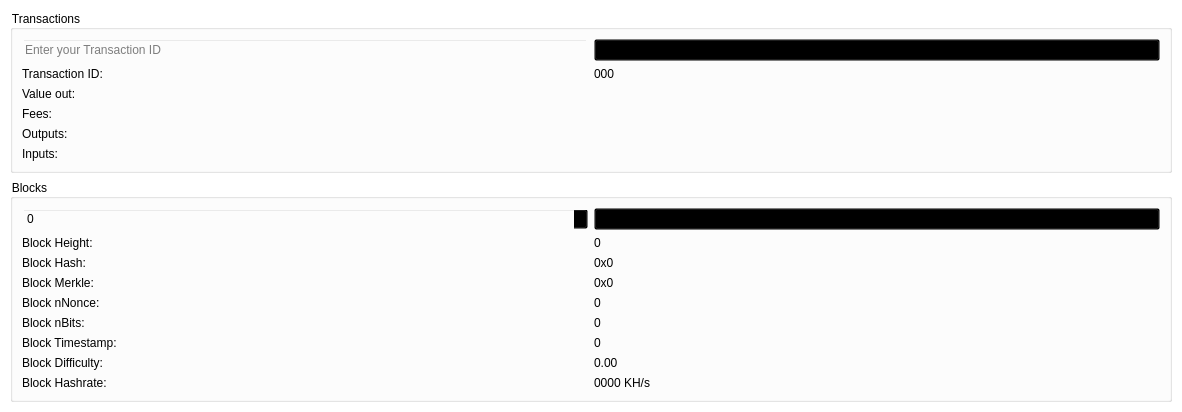
            <widget class="QWidget" name="scrollAreaWidgetContents_7">
             <property name="geometry">
              <rect>
               <x>0</x>
               <y>0</y>
               <width>1182</width>
               <height>412</height>
              </rect>
             </property>
             <property name="styleSheet">
              <string notr="true">background:transparent;</string>
             </property>
             <layout class="QGridLayout" name="gridLayout_18">
              <property name="leftMargin">
               <number>0</number>
              </property>
              <property name="topMargin">
               <number>0</number>
              </property>
              <property name="rightMargin">
               <number>0</number>
              </property>
              <property name="bottomMargin">
               <number>0</number>
              </property>
              <property name="verticalSpacing">
               <number>6</number>
              </property>
              <item row="0" column="1">
               <widget class="QFrame" name="frame">
                <property name="frameShape">
                 <enum>QFrame::StyledPanel</enum>
                </property>
                <property name="frameShadow">
                 <enum>QFrame::Raised</enum>
                </property>
                <layout class="QGridLayout" name="gridLayout_2">
                 <item row="0" column="0">
                  <layout class="QGridLayout" name="gridLayout_31">
                   <item row="2" column="0">
                    <widget class="QGroupBox" name="groupBox_5">
                     <property name="title">
                      <string>Blocks</string>
                     </property>
                     <layout class="QGridLayout" name="gridLayout_35">
                      <item row="0" column="0">
                       <layout class="QGridLayout" name="gridLayout_33">
                        <item row="0" column="0">
                         <layout class="QHBoxLayout" name="horizontalLayout">
                          <item>
                           <widget class="QSpinBox" name="heightBox_2">
                            <property name="sizePolicy">
                             <sizepolicy hsizetype="Preferred" vsizetype="Fixed">
                              <horstretch>0</horstretch>
                              <verstretch>0</verstretch>
                             </sizepolicy>
                            </property>
                            <property name="maximum">
                             <number>99999999</number>
                            </property>
                           </widget>
                          </item>
                          <item>
                           <widget class="QPushButton" name="blockButton_2">
                            <property name="sizePolicy">
                             <sizepolicy hsizetype="Preferred" vsizetype="Fixed">
                              <horstretch>0</horstretch>
                              <verstretch>0</verstretch>
                             </sizepolicy>
                            </property>
                            <property name="minimumSize">
                             <size>
                              <width>0</width>
                              <height>0</height>
                             </size>
                            </property>
                            <property name="maximumSize">
                             <size>
                              <width>16777215</width>
                              <height>16777215</height>
                             </size>
                            </property>
                            <property name="font">
                             <font>
                              <weight>75</weight>
                              <bold>true</bold>
                             </font>
                            </property>
                            <property name="text">
                             <string>Search</string>
                            </property>
                            <property name="autoDefault">
                             <bool>true</bool>
                            </property>
                            <property name="flat">
                             <bool>false</bool>
                            </property>
                           </widget>
                          </item>
                         </layout>
                        </item>
                        <item row="1" column="0">
                         <layout class="QGridLayout" name="gridLayout_28">
                          <item row="1" column="0">
                           <widget class="QLabel" name="hashLabel_2">
                            <property name="text">
                             <string>&lt;html&gt;&lt;head/&gt;&lt;body&gt;&lt;p&gt;&lt;span&gt;Block Hash:&lt;/span&gt;&lt;/p&gt;&lt;/body&gt;&lt;/html&gt;</string>
                            </property>
                           </widget>
                          </item>
                          <item row="3" column="1">
                           <widget class="QLabel" name="nonceBox_2">
                            <property name="cursor">
                             <cursorShape>IBeamCursor</cursorShape>
                            </property>
                            <property name="text">
                             <string>&lt;html&gt;&lt;head/&gt;&lt;body&gt;&lt;p&gt;&lt;span&gt;0&lt;/span&gt;&lt;/p&gt;&lt;/body&gt;&lt;/html&gt;</string>
                            </property>
                            <property name="textInteractionFlags">
                             <set>Qt::TextSelectableByKeyboard|Qt::TextSelectableByMouse</set>
                            </property>
                           </widget>
                          </item>
                          <item row="4" column="0">
                           <widget class="QLabel" name="bitsLabel_2">
                            <property name="text">
                             <string>&lt;html&gt;&lt;head/&gt;&lt;body&gt;&lt;p&gt;&lt;span&gt;Block nBits:&lt;/span&gt;&lt;/p&gt;&lt;/body&gt;&lt;/html&gt;</string>
                            </property>
                           </widget>
                          </item>
                          <item row="7" column="1">
                           <widget class="QLabel" name="pawBox_2">
                            <property name="cursor">
                             <cursorShape>IBeamCursor</cursorShape>
                            </property>
                            <property name="text">
                             <string>&lt;html&gt;&lt;head/&gt;&lt;body&gt;&lt;p&gt;&lt;span&gt;0000 KH/s&lt;/span&gt;&lt;/p&gt;&lt;/body&gt;&lt;/html&gt;</string>
                            </property>
                            <property name="textInteractionFlags">
                             <set>Qt::TextSelectableByKeyboard|Qt::TextSelectableByMouse</set>
                            </property>
                           </widget>
                          </item>
                          <item row="3" column="0">
                           <widget class="QLabel" name="nonceLabel_2">
                            <property name="text">
                             <string>&lt;html&gt;&lt;head/&gt;&lt;body&gt;&lt;p&gt;&lt;span&gt;Block nNonce:&lt;/span&gt;&lt;/p&gt;&lt;/body&gt;&lt;/html&gt;</string>
                            </property>
                           </widget>
                          </item>
                          <item row="6" column="1">
                           <widget class="QLabel" name="hardBox_2">
                            <property name="cursor">
                             <cursorShape>IBeamCursor</cursorShape>
                            </property>
                            <property name="text">
                             <string>&lt;html&gt;&lt;head/&gt;&lt;body&gt;&lt;p&gt;&lt;span&gt;0.00&lt;/span&gt;&lt;/p&gt;&lt;/body&gt;&lt;/html&gt;</string>
                            </property>
                            <property name="textInteractionFlags">
                             <set>Qt::TextSelectableByKeyboard|Qt::TextSelectableByMouse</set>
                            </property>
                           </widget>
                          </item>
                          <item row="4" column="1">
                           <widget class="QLabel" name="bitsBox_2">
                            <property name="cursor">
                             <cursorShape>IBeamCursor</cursorShape>
                            </property>
                            <property name="text">
                             <string>&lt;html&gt;&lt;head/&gt;&lt;body&gt;&lt;p&gt;&lt;span&gt;0&lt;/span&gt;&lt;/p&gt;&lt;/body&gt;&lt;/html&gt;</string>
                            </property>
                            <property name="textInteractionFlags">
                             <set>Qt::TextSelectableByKeyboard|Qt::TextSelectableByMouse</set>
                            </property>
                           </widget>
                          </item>
                          <item row="2" column="1">
                           <widget class="QLabel" name="merkleBox_2">
                            <property name="minimumSize">
                             <size>
                              <width>187</width>
                              <height>0</height>
                             </size>
                            </property>
                            <property name="cursor">
                             <cursorShape>IBeamCursor</cursorShape>
                            </property>
                            <property name="mouseTracking">
                             <bool>true</bool>
                            </property>
                            <property name="text">
                             <string>&lt;html&gt;&lt;head/&gt;&lt;body&gt;&lt;p&gt;&lt;span&gt;0x0&lt;/span&gt;&lt;/p&gt;&lt;/body&gt;&lt;/html&gt;</string>
                            </property>
                            <property name="textInteractionFlags">
                             <set>Qt::TextSelectableByKeyboard|Qt::TextSelectableByMouse</set>
                            </property>
                           </widget>
                          </item>
                          <item row="1" column="1">
                           <widget class="QLabel" name="hashBox_2">
                            <property name="enabled">
                             <bool>true</bool>
                            </property>
                            <property name="sizePolicy">
                             <sizepolicy hsizetype="Preferred" vsizetype="Preferred">
                              <horstretch>0</horstretch>
                              <verstretch>0</verstretch>
                             </sizepolicy>
                            </property>
                            <property name="minimumSize">
                             <size>
                              <width>0</width>
                              <height>0</height>
                             </size>
                            </property>
                            <property name="cursor">
                             <cursorShape>IBeamCursor</cursorShape>
                            </property>
                            <property name="mouseTracking">
                             <bool>true</bool>
                            </property>
                            <property name="text">
                             <string>&lt;html&gt;&lt;head/&gt;&lt;body&gt;&lt;p&gt;&lt;span&gt;0x0&lt;/span&gt;&lt;/p&gt;&lt;/body&gt;&lt;/html&gt;</string>
                            </property>
                            <property name="textInteractionFlags">
                             <set>Qt::TextSelectableByKeyboard|Qt::TextSelectableByMouse</set>
                            </property>
                           </widget>
                          </item>
                          <item row="0" column="0">
                           <widget class="QLabel" name="heightLabel_3">
                            <property name="text">
                             <string>&lt;html&gt;&lt;head/&gt;&lt;body&gt;&lt;p&gt;&lt;span&gt;Block Height:&lt;/span&gt;&lt;/p&gt;&lt;/body&gt;&lt;/html&gt;</string>
                            </property>
                           </widget>
                          </item>
                          <item row="2" column="0">
                           <widget class="QLabel" name="merkleLabel_2">
                            <property name="text">
                             <string>&lt;html&gt;&lt;head/&gt;&lt;body&gt;&lt;p&gt;&lt;span&gt;Block Merkle:&lt;/span&gt;&lt;/p&gt;&lt;/body&gt;&lt;/html&gt;</string>
                            </property>
                           </widget>
                          </item>
                          <item row="5" column="0">
                           <widget class="QLabel" name="timeLabel_2">
                            <property name="text">
                             <string>&lt;html&gt;&lt;head/&gt;&lt;body&gt;&lt;p&gt;&lt;span&gt;Block Timestamp:&lt;/span&gt;&lt;/p&gt;&lt;/body&gt;&lt;/html&gt;</string>
                            </property>
                           </widget>
                          </item>
                          <item row="5" column="1">
                           <widget class="QLabel" name="timeBox_2">
                            <property name="cursor">
                             <cursorShape>IBeamCursor</cursorShape>
                            </property>
                            <property name="text">
                             <string>&lt;html&gt;&lt;head/&gt;&lt;body&gt;&lt;p&gt;&lt;span&gt;0&lt;/span&gt;&lt;/p&gt;&lt;/body&gt;&lt;/html&gt;</string>
                            </property>
                            <property name="textInteractionFlags">
                             <set>Qt::TextSelectableByKeyboard|Qt::TextSelectableByMouse</set>
                            </property>
                           </widget>
                          </item>
                          <item row="7" column="0">
                           <widget class="QLabel" name="pawLabel_2">
                            <property name="text">
                             <string>&lt;html&gt;&lt;head/&gt;&lt;body&gt;&lt;p&gt;&lt;span&gt;Block Hashrate:&lt;/span&gt;&lt;/p&gt;&lt;/body&gt;&lt;/html&gt;</string>
                            </property>
                           </widget>
                          </item>
                          <item row="0" column="1">
                           <widget class="QLabel" name="heightLabel_4">
                            <property name="cursor">
                             <cursorShape>IBeamCursor</cursorShape>
                            </property>
                            <property name="mouseTracking">
                             <bool>true</bool>
                            </property>
                            <property name="acceptDrops">
                             <bool>true</bool>
                            </property>
                            <property name="frameShape">
                             <enum>QFrame::NoFrame</enum>
                            </property>
                            <property name="text">
                             <string>&lt;html&gt;&lt;head/&gt;&lt;body&gt;&lt;p&gt;&lt;span&gt;0&lt;/span&gt;&lt;/p&gt;&lt;/body&gt;&lt;/html&gt;</string>
                            </property>
                            <property name="textInteractionFlags">
                             <set>Qt::TextSelectableByKeyboard|Qt::TextSelectableByMouse</set>
                            </property>
                           </widget>
                          </item>
                          <item row="6" column="0">
                           <widget class="QLabel" name="hardLabel_2">
                            <property name="palette">
                             <palette>
                              <active>
                               <colorrole role="Button">
                                <brush brushstyle="SolidPattern">
                                 <color alpha="0">
                                  <red>0</red>
                                  <green>0</green>
                                  <blue>0</blue>
                                 </color>
                                </brush>
                               </colorrole>
                               <colorrole role="Base">
                                <brush brushstyle="SolidPattern">
                                 <color alpha="0">
                                  <red>0</red>
                                  <green>0</green>
                                  <blue>0</blue>
                                 </color>
                                </brush>
                               </colorrole>
                               <colorrole role="Window">
                                <brush brushstyle="SolidPattern">
                                 <color alpha="0">
                                  <red>0</red>
                                  <green>0</green>
                                  <blue>0</blue>
                                 </color>
                                </brush>
                               </colorrole>
                              </active>
                              <inactive>
                               <colorrole role="Button">
                                <brush brushstyle="SolidPattern">
                                 <color alpha="0">
                                  <red>0</red>
                                  <green>0</green>
                                  <blue>0</blue>
                                 </color>
                                </brush>
                               </colorrole>
                               <colorrole role="Base">
                                <brush brushstyle="SolidPattern">
                                 <color alpha="0">
                                  <red>0</red>
                                  <green>0</green>
                                  <blue>0</blue>
                                 </color>
                                </brush>
                               </colorrole>
                               <colorrole role="Window">
                                <brush brushstyle="SolidPattern">
                                 <color alpha="0">
                                  <red>0</red>
                                  <green>0</green>
                                  <blue>0</blue>
                                 </color>
                                </brush>
                               </colorrole>
                              </inactive>
                              <disabled>
                               <colorrole role="Button">
                                <brush brushstyle="SolidPattern">
                                 <color alpha="0">
                                  <red>0</red>
                                  <green>0</green>
                                  <blue>0</blue>
                                 </color>
                                </brush>
                               </colorrole>
                               <colorrole role="Base">
                                <brush brushstyle="SolidPattern">
                                 <color alpha="0">
                                  <red>0</red>
                                  <green>0</green>
                                  <blue>0</blue>
                                 </color>
                                </brush>
                               </colorrole>
                               <colorrole role="Window">
                                <brush brushstyle="SolidPattern">
                                 <color alpha="0">
                                  <red>0</red>
                                  <green>0</green>
                                  <blue>0</blue>
                                 </color>
                                </brush>
                               </colorrole>
                              </disabled>
                             </palette>
                            </property>
                            <property name="text">
                             <string>&lt;html&gt;&lt;head/&gt;&lt;body&gt;&lt;p&gt;&lt;span&gt;Block Difficulty:&lt;/span&gt;&lt;/p&gt;&lt;/body&gt;&lt;/html&gt;</string>
                            </property>
                           </widget>
                          </item>
                         </layout>
                        </item>
                       </layout>
                      </item>
                     </layout>
                    </widget>
                   </item>
                   <item row="1" column="0">
                    <widget class="QGroupBox" name="groupBox_4">
                     <property name="title">
                      <string>Transactions</string>
                     </property>
                     <layout class="QGridLayout" name="gridLayout_34">
                      <item row="0" column="0">
                       <layout class="QGridLayout" name="gridLayout_27">
                        <item row="0" column="0">
                         <layout class="QHBoxLayout" name="horizontalLayout_3">
                          <item>
                           <widget class="QLineEdit" name="txBox_2">
                            <property name="sizePolicy">
                             <sizepolicy hsizetype="Preferred" vsizetype="Fixed">
                              <horstretch>0</horstretch>
                              <verstretch>0</verstretch>
                             </sizepolicy>
                            </property>
                            <property name="inputMask">
                             <string comment="Transaction id" extracomment="Transaction id"/>
                            </property>
                            <property name="placeholderText">
                             <string comment="Transaction ID" extracomment="Transaction ID">Enter your Transaction ID</string>
                            </property>
                           </widget>
                          </item>
                          <item>
                           <widget class="QPushButton" name="txButton_2">
                            <property name="font">
                             <font>
                              <weight>75</weight>
                              <bold>true</bold>
                             </font>
                            </property>
                            <property name="text">
                             <string>Search</string>
                            </property>
                            <property name="autoDefault">
                             <bool>true</bool>
                            </property>
                           </widget>
                          </item>
                         </layout>
                        </item>
                        <item row="1" column="0">
                         <layout class="QGridLayout" name="gridLayout_17">
                          <item row="0" column="0">
                           <widget class="QLabel" name="txLabel_2">
                            <property name="text">
                             <string>&lt;html&gt;&lt;head/&gt;&lt;body&gt;&lt;p&gt;&lt;span&gt;Transaction ID:&lt;/span&gt;&lt;/p&gt;&lt;/body&gt;&lt;/html&gt;</string>
                            </property>
                            <property name="alignment">
                             <set>Qt::AlignLeading|Qt::AlignLeft|Qt::AlignTop</set>
                            </property>
                           </widget>
                          </item>
                          <item row="0" column="1">
                           <widget class="QLabel" name="txID_2">
                            <property name="cursor">
                             <cursorShape>IBeamCursor</cursorShape>
                            </property>
                            <property name="text">
                             <string>&lt;html&gt;&lt;head/&gt;&lt;body&gt;&lt;p&gt;&lt;span&gt;000&lt;/span&gt;&lt;/p&gt;&lt;/body&gt;&lt;/html&gt;</string>
                            </property>
                            <property name="alignment">
                             <set>Qt::AlignLeading|Qt::AlignLeft|Qt::AlignTop</set>
                            </property>
                            <property name="textInteractionFlags">
                             <set>Qt::TextSelectableByKeyboard|Qt::TextSelectableByMouse</set>
                            </property>
                           </widget>
                          </item>
                          <item row="1" column="0">
                           <widget class="QLabel" name="valueLabel_2">
                            <property name="text">
                             <string>&lt;html&gt;&lt;head/&gt;&lt;body&gt;&lt;p&gt;&lt;span&gt;Value out:&lt;/span&gt;&lt;/p&gt;&lt;/body&gt;&lt;/html&gt;</string>
                            </property>
                            <property name="alignment">
                             <set>Qt::AlignLeading|Qt::AlignLeft|Qt::AlignTop</set>
                            </property>
                           </widget>
                          </item>
                          <item row="1" column="1">
                           <widget class="QLabel" name="valueBox_2">
                            <property name="cursor">
                             <cursorShape>IBeamCursor</cursorShape>
                            </property>
                            <property name="mouseTracking">
                             <bool>true</bool>
                            </property>
                            <property name="text">
                             <string/>
                            </property>
                            <property name="alignment">
                             <set>Qt::AlignLeading|Qt::AlignLeft|Qt::AlignTop</set>
                            </property>
                            <property name="textInteractionFlags">
                             <set>Qt::TextSelectableByKeyboard|Qt::TextSelectableByMouse</set>
                            </property>
                           </widget>
                          </item>
                          <item row="2" column="0">
                           <widget class="QLabel" name="feesLabel_2">
                            <property name="text">
                             <string>&lt;html&gt;&lt;head/&gt;&lt;body&gt;&lt;p&gt;&lt;span&gt;Fees:&lt;/span&gt;&lt;/p&gt;&lt;/body&gt;&lt;/html&gt;</string>
                            </property>
                            <property name="alignment">
                             <set>Qt::AlignLeading|Qt::AlignLeft|Qt::AlignTop</set>
                            </property>
                           </widget>
                          </item>
                          <item row="2" column="1">
                           <widget class="QLabel" name="feesBox_2">
                            <property name="cursor">
                             <cursorShape>IBeamCursor</cursorShape>
                            </property>
                            <property name="mouseTracking">
                             <bool>true</bool>
                            </property>
                            <property name="text">
                             <string/>
                            </property>
                            <property name="alignment">
                             <set>Qt::AlignLeading|Qt::AlignLeft|Qt::AlignTop</set>
                            </property>
                            <property name="textInteractionFlags">
                             <set>Qt::TextSelectableByKeyboard|Qt::TextSelectableByMouse</set>
                            </property>
                           </widget>
                          </item>
                          <item row="3" column="0">
                           <widget class="QLabel" name="outputLabel_2">
                            <property name="text">
                             <string>&lt;html&gt;&lt;head/&gt;&lt;body&gt;&lt;p&gt;&lt;span&gt;Outputs:&lt;/span&gt;&lt;/p&gt;&lt;/body&gt;&lt;/html&gt;</string>
                            </property>
                            <property name="alignment">
                             <set>Qt::AlignLeading|Qt::AlignLeft|Qt::AlignTop</set>
                            </property>
                           </widget>
                          </item>
                          <item row="3" column="1">
                           <widget class="QLabel" name="outputBox_2">
                            <property name="cursor">
                             <cursorShape>IBeamCursor</cursorShape>
                            </property>
                            <property name="mouseTracking">
                             <bool>true</bool>
                            </property>
                            <property name="text">
                             <string/>
                            </property>
                            <property name="alignment">
                             <set>Qt::AlignLeading|Qt::AlignLeft|Qt::AlignTop</set>
                            </property>
                            <property name="textInteractionFlags">
                             <set>Qt::TextSelectableByKeyboard|Qt::TextSelectableByMouse</set>
                            </property>
                           </widget>
                          </item>
                          <item row="4" column="0">
                           <widget class="QLabel" name="inputLabel_2">
                            <property name="text">
                             <string>&lt;html&gt;&lt;head/&gt;&lt;body&gt;&lt;p&gt;&lt;span&gt;Inputs:&lt;/span&gt;&lt;/p&gt;&lt;/body&gt;&lt;/html&gt;</string>
                            </property>
                            <property name="alignment">
                             <set>Qt::AlignLeading|Qt::AlignLeft|Qt::AlignTop</set>
                            </property>
                           </widget>
                          </item>
                          <item row="4" column="1">
                           <widget class="QLabel" name="inputBox_2">
                            <property name="cursor">
                             <cursorShape>IBeamCursor</cursorShape>
                            </property>
                            <property name="mouseTracking">
                             <bool>true</bool>
                            </property>
                            <property name="text">
                             <string/>
                            </property>
                            <property name="alignment">
                             <set>Qt::AlignLeading|Qt::AlignLeft|Qt::AlignTop</set>
                            </property>
                            <property name="textInteractionFlags">
                             <set>Qt::TextSelectableByKeyboard|Qt::TextSelectableByMouse</set>
                            </property>
                           </widget>
                          </item>
                         </layout>
                        </item>
                       </layout>
                      </item>
                     </layout>
                    </widget>
                   </item>
                  </layout>
                 </item>
                </layout>
               </widget>
              </item>
             </layout>
            </widget>
